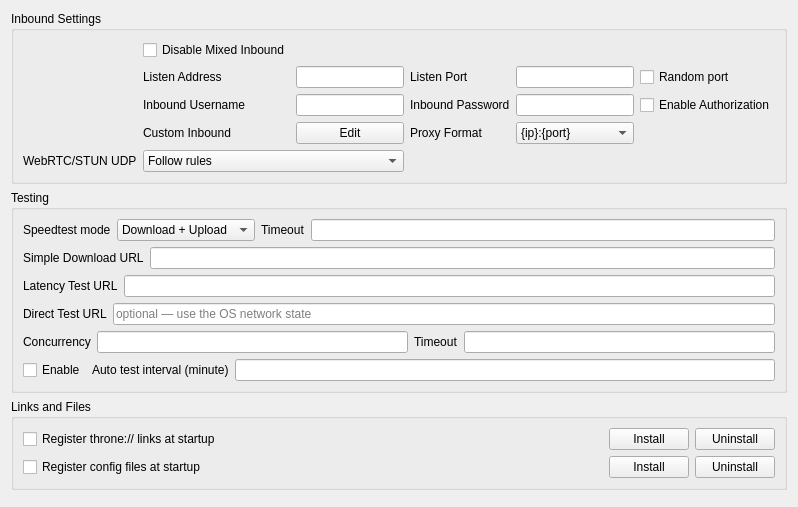
     <widget class="QWidget" name="tab_1">
      <attribute name="title">
       <string>Common</string>
      </attribute>
      <layout class="QVBoxLayout" name="verticalLayout_2">
       <item>
        <widget class="QGroupBox" name="groupBox_5">
         <property name="sizePolicy">
          <sizepolicy hsizetype="Preferred" vsizetype="Preferred">
           <horstretch>0</horstretch>
           <verstretch>0</verstretch>
          </sizepolicy>
         </property>
         <property name="title">
          <string>Inbound Settings</string>
         </property>
         <layout class="QGridLayout" name="gridLayout_9">
          <item row="2" column="5">
           <widget class="QCheckBox" name="inbound_auth">
            <property name="text">
             <string>Enable Authorization</string>
            </property>
           </widget>
          </item>
          <item row="1" column="4">
           <widget class="QLineEdit" name="inbound_socks_port">
            <property name="sizePolicy">
             <sizepolicy hsizetype="Preferred" vsizetype="Fixed">
              <horstretch>0</horstretch>
              <verstretch>0</verstretch>
             </sizepolicy>
            </property>
           </widget>
          </item>
          <item row="4" column="1">
           <widget class="QLabel" name="label_11">
            <property name="text">
             <string>Custom Inbound</string>
            </property>
           </widget>
          </item>
          <item row="4" column="2">
           <widget class="QPushButton" name="custom_inbound_edit">
            <property name="text">
             <string>Edit</string>
            </property>
           </widget>
          </item>
          <item row="2" column="1">
           <widget class="QLabel" name="inbound_user_l">
            <property name="text">
             <string>Inbound Username</string>
            </property>
           </widget>
          </item>
          <item row="0" column="1">
           <widget class="QCheckBox" name="disable_mixed_inbound">
            <property name="text">
             <string>Disable Mixed Inbound</string>
            </property>
           </widget>
          </item>
          <item row="2" column="4">
           <widget class="QLineEdit" name="inbound_pass"/>
          </item>
          <item row="2" column="2">
           <widget class="QLineEdit" name="inbound_user"/>
          </item>
          <item row="1" column="5">
           <widget class="QCheckBox" name="random_listen_port">
            <property name="toolTip">
             <string>&lt;html&gt;&lt;head/&gt;&lt;body&gt;&lt;p&gt;Selects a random available port on every run&lt;/p&gt;&lt;/body&gt;&lt;/html&gt;</string>
            </property>
            <property name="text">
             <string>Random port</string>
            </property>
           </widget>
          </item>
          <item row="1" column="3">
           <widget class="QLabel" name="inbound_socks_port_l">
            <property name="toolTip">
             <string>&lt;html&gt;&lt;head/&gt;&lt;body&gt;&lt;p&gt;Socks
                                                                + HTTP Proxy&lt;/p&gt;&lt;/body&gt;&lt;/html&gt;
                                                            </string>
            </property>
            <property name="text">
             <string>Listen Port</string>
            </property>
           </widget>
          </item>
          <item row="1" column="1">
           <widget class="QLabel" name="label">
            <property name="text">
             <string>Listen Address</string>
            </property>
           </widget>
          </item>
          <item row="2" column="3">
           <widget class="QLabel" name="inbound_pass_l">
            <property name="text">
             <string>Inbound Password</string>
            </property>
           </widget>
          </item>
          <item row="4" column="4">
           <widget class="QComboBox" name="proxy_scheme">
            <item>
             <property name="text">
              <string notr="true">{ip}:{port}</string>
             </property>
            </item>
            <item>
             <property name="text">
              <string notr="true">http://{ip}:{port}</string>
             </property>
            </item>
            <item>
             <property name="text">
              <string notr="true">socks={ip}:{port}</string>
             </property>
            </item>
           </widget>
          </item>
          <item row="4" column="3">
           <widget class="QLabel" name="proxy_scheme_l">
            <property name="text">
             <string>Proxy Format</string>
            </property>
           </widget>
          </item>
          <item row="1" column="2">
           <widget class="QLineEdit" name="inbound_address"/>
          </item>
          <item row="5" column="0">
           <widget class="QLabel" name="stun_udp_policy_l">
            <property name="toolTip">
             <string>WebRTC/STUN 使用 UDP：系统代理不覆盖 UDP，而国内 STUN 目标常命中“CN 直连”规则，于是暴露真实 IP。此项会在 CN 直连规则之前接管 STUN/WebRTC 的 UDP 端口。</string>
            </property>
            <property name="text">
             <string>WebRTC/STUN UDP</string>
            </property>
           </widget>
          </item>
          <item row="5" column="1" colspan="2">
           <widget class="QComboBox" name="stun_udp_policy">
            <property name="toolTip">
             <string>Follow rules = 保持现状；Route through proxy = 走当前路由的默认出口；Reject = 直接拒绝（最彻底，但会禁用网页语音/视频通话）。</string>
            </property>
            <item>
             <property name="text">
              <string>Follow rules</string>
             </property>
            </item>
            <item>
             <property name="text">
              <string>Route through proxy</string>
             </property>
            </item>
            <item>
             <property name="text">
              <string>Reject</string>
             </property>
            </item>
           </widget>
          </item>
         </layout>
        </widget>
       </item>
       <item>
        <widget class="QGroupBox" name="groupBox_testing">
         <property name="title">
          <string>Testing</string>
         </property>
         <layout class="QVBoxLayout" name="verticalLayout_8">
          <item>
           <layout class="QHBoxLayout" name="horizontalLayout_10">
            <item>
             <widget class="QLabel" name="label_12">
              <property name="text">
               <string>Speedtest mode</string>
              </property>
             </widget>
            </item>
            <item>
             <widget class="QComboBox" name="speedtest_mode">
              <item>
               <property name="text">
                <string>Download + Upload</string>
               </property>
              </item>
              <item>
               <property name="text">
                <string>Only Download</string>
               </property>
              </item>
              <item>
               <property name="text">
                <string>Only Upload</string>
               </property>
              </item>
              <item>
               <property name="text">
                <string>Simple Download</string>
               </property>
              </item>
              <item>
               <property name="text">
                <string>Only Country</string>
               </property>
              </item>
             </widget>
            </item>
            <item>
             <widget class="QLabel" name="label_19">
              <property name="toolTip">
               <string>&lt;html&gt;&lt;head/&gt;&lt;body&gt;&lt;p&gt;timeout in milliseconds&lt;br/&gt;applies to all tests individually&lt;/p&gt;&lt;/body&gt;&lt;/html&gt;</string>
              </property>
              <property name="text">
               <string>Timeout</string>
              </property>
             </widget>
            </item>
            <item>
             <widget class="QLineEdit" name="test_timeout"/>
            </item>
           </layout>
          </item>
          <item>
           <layout class="QHBoxLayout" name="horizontalLayout_9">
            <item>
             <widget class="QLabel" name="label_16">
              <property name="text">
               <string>Simple Download URL</string>
              </property>
             </widget>
            </item>
            <item>
             <widget class="QLineEdit" name="simple_down_url"/>
            </item>
           </layout>
          </item>
          <item>
           <layout class="QHBoxLayout" name="horizontalLayout_6">
            <item>
             <widget class="QLabel" name="label_13">
              <property name="text">
               <string>Latency Test URL</string>
              </property>
             </widget>
            </item>
            <item>
             <widget class="QLineEdit" name="test_latency_url"/>
            </item>
           </layout>
          </item>
          <item>
           <layout class="QHBoxLayout" name="horizontalLayout_direct_test">
            <item>
             <widget class="QLabel" name="label_direct_test_url">
              <property name="toolTip">
               <string>&lt;html&gt;&lt;head/&gt;&lt;body&gt;&lt;p&gt;Fetched &lt;span style=&quot; font-weight:600;&quot;&gt;without&lt;/span&gt; any proxy, so features that must tell a dead internet connection apart from dead servers — such as the auto selector — can check the connection itself, and notice the moment it comes back.&lt;/p&gt;&lt;p&gt;Only put a URL here that is reachable &lt;span style=&quot; font-weight:600;&quot;&gt;directly&lt;/span&gt; on your network. Leave it empty to rely on the operating system's network state instead.&lt;/p&gt;&lt;/body&gt;&lt;/html&gt;</string>
              </property>
              <property name="text">
               <string>Direct Test URL</string>
              </property>
             </widget>
            </item>
            <item>
             <widget class="QLineEdit" name="direct_test_url">
              <property name="placeholderText">
               <string>optional — use the OS network state</string>
              </property>
             </widget>
            </item>
           </layout>
          </item>
          <item>
           <layout class="QHBoxLayout" name="horizontalLayout_11">
            <item>
             <widget class="QLabel" name="label_14">
              <property name="text">
               <string>Concurrency</string>
              </property>
             </widget>
            </item>
            <item>
             <widget class="QLineEdit" name="test_concurrent"/>
            </item>
            <item>
             <widget class="QLabel" name="label_22">
              <property name="toolTip">
               <string>&lt;html&gt;&lt;head/&gt;&lt;body&gt;&lt;p&gt;Timeout for URLtest in ms&lt;br/&gt;Note that muxed connections take a much longer time for their initial request, and setting this value too low will cause the test to falsely report that the config is not working&lt;/p&gt;&lt;/body&gt;&lt;/html&gt;</string>
              </property>
              <property name="text">
               <string>Timeout</string>
              </property>
             </widget>
            </item>
            <item>
             <widget class="QLineEdit" name="url_timeout"/>
            </item>
           </layout>
          </item>
          <item>
           <layout class="QHBoxLayout" name="horizontalLayout_auto_latency_test">
            <item>
             <widget class="QCheckBox" name="auto_latency_test_enable">
              <property name="text">
               <string>Enable</string>
              </property>
             </widget>
            </item>
            <item>
             <widget class="QLabel" name="label_auto_latency_test_interval">
              <property name="toolTip">
               <string>While Throne is connected, every distinct node is tested once per interval, then each group is re-sorted by the fresh latency. A test that is already running is never interrupted.</string>
              </property>
              <property name="text">
               <string>Auto test interval (minute)</string>
              </property>
             </widget>
            </item>
            <item>
             <widget class="QLineEdit" name="auto_latency_test"/>
            </item>
           </layout>
          </item>
         </layout>
        </widget>
       </item>
       <item>
        <widget class="QGroupBox" name="url_scheme_box">
         <property name="title">
          <string>Links and Files</string>
         </property>
         <layout class="QGridLayout" name="gridLayout_url_scheme">
          <item row="0" column="0">
           <widget class="QCheckBox" name="url_scheme_auto_register">
            <property name="toolTip">
             <string>&lt;html&gt;&lt;head/&gt;&lt;body&gt;&lt;p&gt;Registers Throne as the handler for throne:// links, re-applying the registration whenever the install is moved.&lt;/p&gt;&lt;p&gt;Turning this off does not undo an existing registration: use Uninstall for that.&lt;/p&gt;&lt;/body&gt;&lt;/html&gt;</string>
            </property>
            <property name="text">
             <string>Register throne:// links at startup</string>
            </property>
           </widget>
          </item>
          <item row="0" column="1">
           <spacer name="horizontalSpacer_url_scheme">
            <property name="orientation">
             <enum>Qt::Orientation::Horizontal</enum>
            </property>
            <property name="sizeHint" stdset="0">
             <size>
              <width>40</width>
              <height>20</height>
             </size>
            </property>
           </spacer>
          </item>
          <item row="0" column="2">
           <widget class="QLabel" name="url_scheme_status">
            <property name="text">
             <string notr="true"/>
            </property>
           </widget>
          </item>
          <item row="0" column="3">
           <widget class="QPushButton" name="url_scheme_install">
            <property name="toolTip">
             <string>&lt;html&gt;&lt;head/&gt;&lt;body&gt;&lt;p&gt;Registers the handler now, without waiting for the next start.&lt;/p&gt;&lt;/body&gt;&lt;/html&gt;</string>
            </property>
            <property name="text">
             <string>Install</string>
            </property>
           </widget>
          </item>
          <item row="0" column="4">
           <widget class="QPushButton" name="url_scheme_uninstall">
            <property name="toolTip">
             <string>&lt;html&gt;&lt;head/&gt;&lt;body&gt;&lt;p&gt;Removes the throne:// handler Throne wrote. Entries owned by other applications are left alone.&lt;/p&gt;&lt;/body&gt;&lt;/html&gt;</string>
            </property>
            <property name="text">
             <string>Uninstall</string>
            </property>
           </widget>
          </item>
          <item row="1" column="0">
           <widget class="QCheckBox" name="file_assoc_auto_register">
            <property name="toolTip">
             <string>&lt;html&gt;&lt;head/&gt;&lt;body&gt;&lt;p&gt;Adds Throne to the &quot;Open with&quot; list for config files such as JSON and YAML, re-applying the registration whenever the install is moved.&lt;/p&gt;&lt;p&gt;Turning this off does not undo an existing registration: use Uninstall for that.&lt;/p&gt;&lt;/body&gt;&lt;/html&gt;</string>
            </property>
            <property name="text">
             <string>Register config files at startup</string>
            </property>
           </widget>
          </item>
          <item row="1" column="2">
           <widget class="QLabel" name="file_assoc_status">
            <property name="text">
             <string notr="true"/>
            </property>
           </widget>
          </item>
          <item row="1" column="3">
           <widget class="QPushButton" name="file_assoc_install">
            <property name="toolTip">
             <string>&lt;html&gt;&lt;head/&gt;&lt;body&gt;&lt;p&gt;Registers the associations now, without waiting for the next start.&lt;/p&gt;&lt;/body&gt;&lt;/html&gt;</string>
            </property>
            <property name="text">
             <string>Install</string>
            </property>
           </widget>
          </item>
          <item row="1" column="4">
           <widget class="QPushButton" name="file_assoc_uninstall">
            <property name="toolTip">
             <string>&lt;html&gt;&lt;head/&gt;&lt;body&gt;&lt;p&gt;Removes every config file association Throne wrote, including those added by older versions. Associations owned by other applications are left alone.&lt;/p&gt;&lt;/body&gt;&lt;/html&gt;</string>
            </property>
            <property name="text">
             <string>Uninstall</string>
            </property>
           </widget>
          </item>
         </layout>
        </widget>
       </item>
       <item>
        <widget class="QWidget" name="horizontalWidget_1" native="true">
         <property name="sizePolicy">
          <sizepolicy hsizetype="Preferred" vsizetype="Maximum">
           <horstretch>0</horstretch>
           <verstretch>0</verstretch>
          </sizepolicy>
         </property>
         <layout class="QHBoxLayout" name="horizontalLayout_2">
          <property name="leftMargin">
           <number>0</number>
          </property>
          <property name="topMargin">
           <number>0</number>
          </property>
          <property name="rightMargin">
           <number>0</number>
          </property>
          <property name="bottomMargin">
           <number>0</number>
          </property>
         </layout>
        </widget>
       </item>
      </layout>
     </widget>
